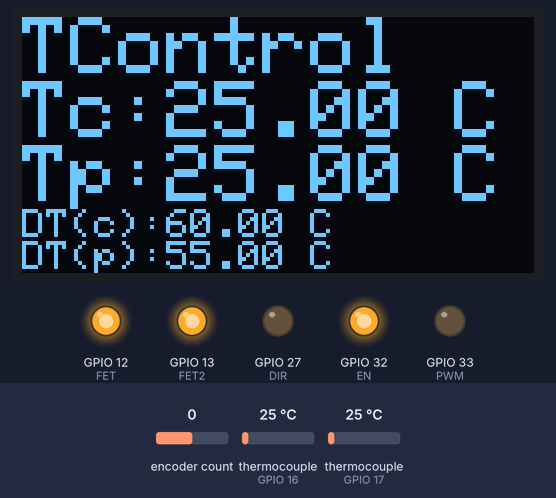
The sketch below on a simulated ESP32. Shown: 128×64 one-colour display, output pins drawn as LEDs (lit = HIGH). The test bench sets the inputs (shaded band); at power-on: thermocouple (sensors on GPIO 16, GPIO 17) 25 °C, encoder count 0.

Above: at 4.2 s.
4.3 s: thermocouple (sensor on GPIO 16) set to 75 °C
At 4.7 s:
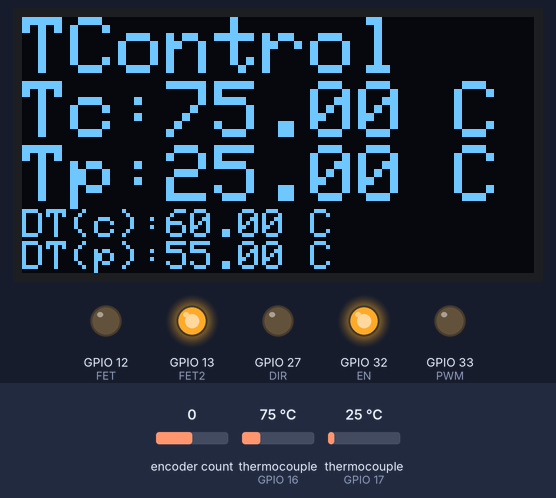
5.8 s: thermocouple (sensor on GPIO 17) set to 75 °C
At 6.5 s:
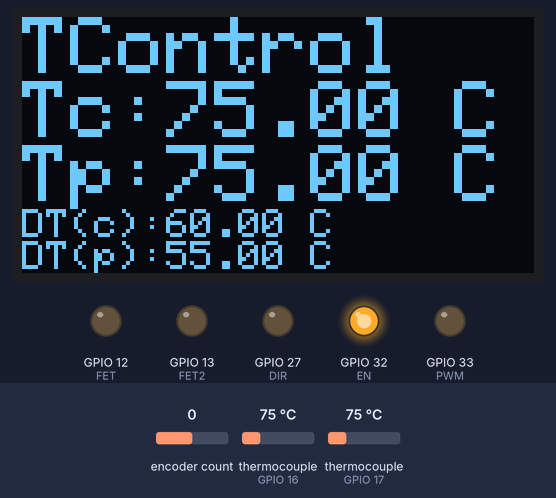
7.3 s: thermocouple (sensor on GPIO 16) set to 6 °C
At 8.5 s:
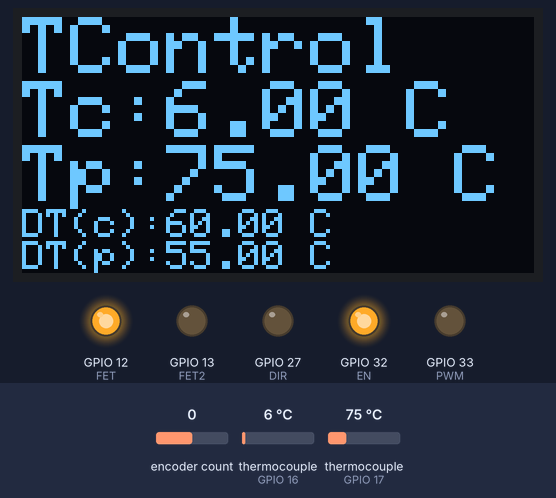
8.8 s: thermocouple (sensor on GPIO 16) set to 58 °C
At 9.87 s:
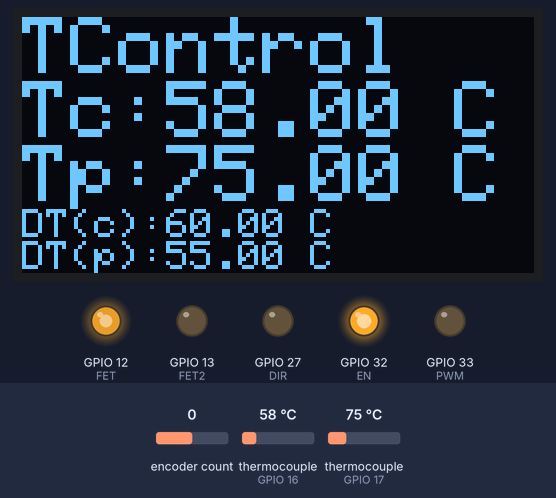
11.1 s: thermocouple (sensor on GPIO 17) set to 6 °C
At 11.39 s:
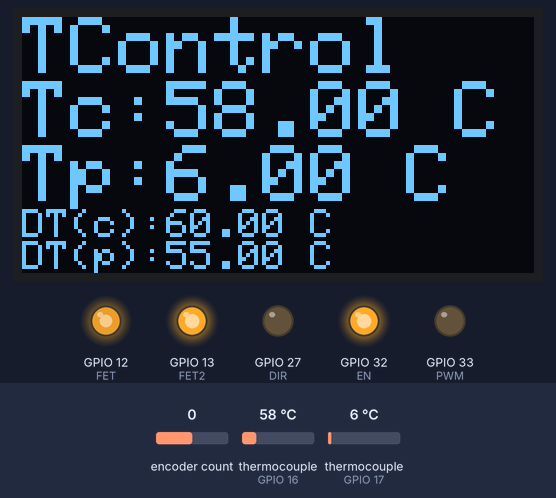
13.5 s: encoder count set to 1
Timing chart, 0 to 16.0 s (numbered marks = the images above; inputs shaded):
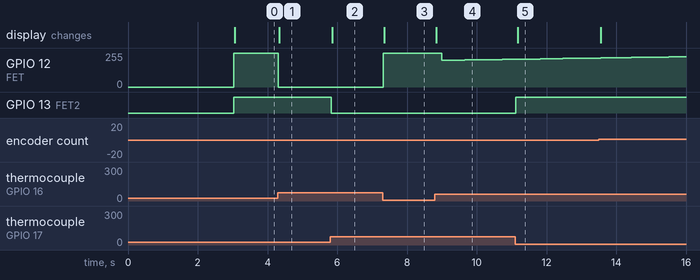

Measured:
- after the input at 4.3 s, GPIO 12 (FET): 255/255 → 0/255 at once; the display: changes at once (image 1)
- after the input at 5.8 s, GPIO 13 (FET2): HIGH → LOW at once; the display: changes after 0.05 s (image 2)
- after the input at 7.3 s, GPIO 12 (FET): 0/255 → 255/255 at once; the display: changes at once (image 3)
- after the input at 8.8 s, GPIO 12 (FET): 255/255 → 200/255 after 0.20 s, → 201/255 0.22 s later, → 202/255 0.22 s later, → 203/255 0.22 s later, … (9 changes in this stretch); the display: changes at once (image 4)
- after the input at 11.1 s, GPIO 13 (FET2): LOW → HIGH at once; the display: changes after 0.07 s (image 5)

The sketch:

Bar_seq_Serial_read_withsafeguards.ino
```cpp
#include <Arduino.h>
#include <analogWrite.h>
#include <SPI.h>
#include "Adafruit_MAX31855.h"
#include <Encoder.h>
#include <Wire.h>
#include <Adafruit_GFX.h>
#include <Adafruit_SSD1306.h>
#include <AutoPID.h>

String incomingbyte;
//Encoder and encoder switch variables

Encoder knob(34, 35);
const int encoder_SW = 14;

//OLED display

#define SCREEN_WIDTH 128 // OLED display width, in pixels
#define SCREEN_HEIGHT 64 // OLED display height, in pixels

// Declaration for an SSD1306 display connected to I2C (SDA, SCL pins)
#define OLED_RESET     -1 // Reset pin # (or -1 if sharing Arduino reset pin)

Adafruit_SSD1306 display(SCREEN_WIDTH, SCREEN_HEIGHT, &Wire, OLED_RESET);

// Creating a thermocouple instance with software SPI on any three
// digital IO pins.
#define MAXDO   19
#define MAXCS  16 // CS pin Thermocouple 1
#define MAXCLK  5
#define MAXCS2  17 // CS pin Thermocouple 2

// initialize the Thermocouple 1
Adafruit_MAX31855 thermocouple(MAXCLK, MAXCS2, MAXDO);

// initialize the Thermocouple 2
Adafruit_MAX31855 thermocouple2(MAXCLK, MAXCS, MAXDO);

// L9958XP driver pins
int DIR = 27;
int PWM = 33;
//int DI = 15; // Disable pin connected to GND
int EN = 32;

//Temperaure variables
double c;
double c2;
double old_c2;
double nan_c2;

double sp = 38;

int FET = 12;
int FET2 = 13;

int TRIG = 2;
bool state = LOW;

// Initialise PID
double Input, Output;
const double Kp = 100;//100
const double Ki = 2;//2
const double Kd = 1;//1
double Setpoint = 60;

AutoPID myPID(&Input, &Setpoint, &Output, 0, 255, Kp, Ki, Kd);

// Initialise PID2
double Input2, Output2;
const double Kp2 = 10;
const double Ki2 = 1;
const double Kd2 = 0.5;
double Setpoint2 = 55;

AutoPID myPID2(&Input2, &Setpoint2, &Output2, 0, 255, Kp2, Ki2, Kd2);

// setting PWM properties
const int freq = 5000;
const int Channel = 0;
const int resolution = 8;

double positionknob = 60;

void setup()
{
  pinMode(DIR, OUTPUT);
  pinMode(PWM, OUTPUT);
  //pinMode(DI, OUTPUT);
  pinMode(EN, OUTPUT);

  pinMode(TRIG, INPUT);

  digitalWrite(EN, HIGH);
  //digitalWrite(DI, LOW);

  pinMode(FET, OUTPUT);
  pinMode(FET2, OUTPUT);

  digitalWrite(FET, LOW);
  digitalWrite(FET2, LOW);

  pinMode(encoder_SW, INPUT_PULLUP);

  Serial.begin(115200);
  Serial.setTimeout(200);

  if (!thermocouple.begin()) {
    Serial.println("ERROR.");
    while (1) delay(10);
  }

  if (!thermocouple2.begin())
  {
    Serial.println("ERROR.");
    while (1) delay(10);
  }

  display.begin(SSD1306_SWITCHCAPVCC, 0x3C);
  delay(1000);
  display.clearDisplay();

  delay(2000);

  //if temperature is more than 2 degrees below or above setpoint, OUTPUT will be set to min or max respectively
  myPID.setBangBang(2);
  //myPID.setBangBang(1);
  //set PID update interval to 200ms
  myPID.setTimeStep(200);

    //if temperature is more than 2 degrees below or above setpoint, OUTPUT will be set to min or max respectively
  myPID2.setBangBang(1);
  //myPID.setBangBang(1);
  //set PID update interval to 200ms
  myPID2.setTimeStep(200);
}

void loop()
{
//  double newpos;
//  newpos = positionknob + knob.read()*0.125;
//
//  if (newpos != positionknob)
//  {
//    Setpoint = newpos;
//  }
//
  Setpoint2 = 55+knob.read()*0.125;

    // send data only when you receive data:
  if (Serial.available() > 0)
  {
    // read the incoming byte:
    incomingbyte = Serial.readString();
    if (incomingbyte.toDouble()>=18 && incomingbyte.toDouble()<=70){
      Setpoint = incomingbyte.toDouble();
    }
    //Serial.println(incomingbyte);
  }

  c2 = thermocouple2.readCelsius();
  c = thermocouple.readCelsius();

  if (isnan(c2)||isnan(c))//(isnan(c2)||isnan(c))
    {
        return;
    }
  else
  {
   Input = c2;
   Input2 = c;

   myPID.run();
   myPID2.run();

   analogWrite(FET, Output);
   analogWrite(FET2, Output2);

   OLED_display();

//   Serial.print(c2);
//   Serial.print(" ");
//   Serial.println(c);

//   Serial.print(Setpoint);
//   Serial.print(" ");
//   Serial.print(c2);
//   Serial.print(" ");
 //   Serial.print(Output);
  //  Serial.print(" ");
  //  Serial.println(Output2);
  }

}

void OLED_display()
{
    display.clearDisplay();
    display.setTextColor(WHITE);        // Draw white text
    display.setCursor(0, 0);
    display.setTextSize(2);
    display.print(F("TControl"));
    display.setTextSize(2);
    display.println();
//    display.println();
   // display.print(F("T1:"));
//    display.println();
   // display.setTextSize(2);
   // display.print(c);
   // display.setTextSize(2);
   // display.println  (F(" C"));
//    display.println();
    display.print(F("Tc:"));
    display.print(c2);
    display.println(F(" C"));
    display.print(F("Tp:"));
    display.print(c);
    display.println(F(" C"));
    display.setTextSize(1);
    display.print(F("DT(c):"));
    display.print(Setpoint);
    display.println(F(" C"));
    display.print(F("DT(p):"));
    display.print(Setpoint2);
    display.println(F(" C"));
    display.setTextSize(1);
    //if(state == 0) {display.print(F("NOT HEATING"));}
    //if(state == 1) {display.print(F("HEATING"));}
    //display.print(digitalRead(encoder_SW));
    display.display();
}
```
